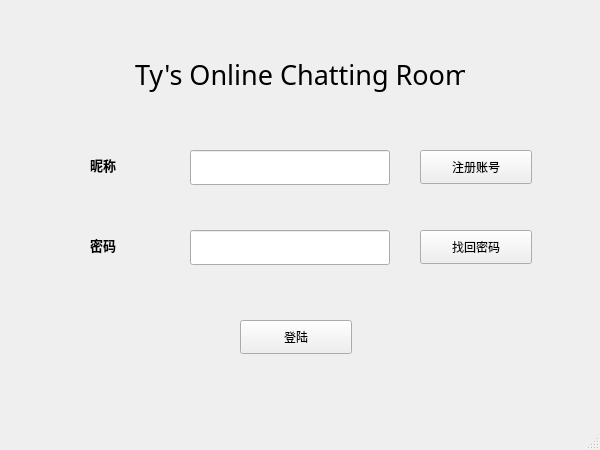
<?xml version="1.0" encoding="UTF-8"?>
<ui version="4.0">
 <class>MainWindow</class>
 <widget class="QMainWindow" name="MainWindow">
  <property name="geometry">
   <rect>
    <x>0</x>
    <y>0</y>
    <width>600</width>
    <height>450</height>
   </rect>
  </property>
  <property name="windowTitle">
   <string>MainWindow</string>
  </property>
  <widget class="QWidget" name="centralwidget">
   <widget class="QLabel" name="label">
    <property name="geometry">
     <rect>
      <x>135</x>
      <y>30</y>
      <width>330</width>
      <height>90</height>
     </rect>
    </property>
    <property name="font">
     <font>
      <family>Helvetica-Condensed-Black-Se</family>
      <pointsize>20</pointsize>
     </font>
    </property>
    <property name="text">
     <string>Ty's Online Chatting Room</string>
    </property>
    <property name="textFormat">
     <enum>Qt::RichText</enum>
    </property>
    <property name="scaledContents">
     <bool>true</bool>
    </property>
   </widget>
   <widget class="QLineEdit" name="username">
    <property name="geometry">
     <rect>
      <x>190</x>
      <y>150</y>
      <width>200</width>
      <height>35</height>
     </rect>
    </property>
   </widget>
   <widget class="QLineEdit" name="password">
    <property name="geometry">
     <rect>
      <x>190</x>
      <y>230</y>
      <width>200</width>
      <height>35</height>
     </rect>
    </property>
   </widget>
   <widget class="QLabel" name="label_2">
    <property name="geometry">
     <rect>
      <x>90</x>
      <y>150</y>
      <width>100</width>
      <height>30</height>
     </rect>
    </property>
    <property name="font">
     <font>
      <family>微软雅黑</family>
      <pointsize>10</pointsize>
      <weight>75</weight>
      <bold>true</bold>
     </font>
    </property>
    <property name="text">
     <string>昵称</string>
    </property>
   </widget>
   <widget class="QLabel" name="label_3">
    <property name="geometry">
     <rect>
      <x>90</x>
      <y>230</y>
      <width>100</width>
      <height>30</height>
     </rect>
    </property>
    <property name="font">
     <font>
      <family>微软雅黑</family>
      <pointsize>10</pointsize>
      <weight>75</weight>
      <bold>true</bold>
     </font>
    </property>
    <property name="contextMenuPolicy">
     <enum>Qt::NoContextMenu</enum>
    </property>
    <property name="layoutDirection">
     <enum>Qt::LeftToRight</enum>
    </property>
    <property name="text">
     <string>密码</string>
    </property>
    <property name="textFormat">
     <enum>Qt::RichText</enum>
    </property>
   </widget>
   <widget class="QPushButton" name="register_2">
    <property name="geometry">
     <rect>
      <x>420</x>
      <y>150</y>
      <width>112</width>
      <height>34</height>
     </rect>
    </property>
    <property name="text">
     <string>注册账号</string>
    </property>
   </widget>
   <widget class="QPushButton" name="find">
    <property name="geometry">
     <rect>
      <x>420</x>
      <y>230</y>
      <width>112</width>
      <height>34</height>
     </rect>
    </property>
    <property name="text">
     <string>找回密码</string>
    </property>
   </widget>
   <widget class="QPushButton" name="login">
    <property name="geometry">
     <rect>
      <x>240</x>
      <y>320</y>
      <width>112</width>
      <height>34</height>
     </rect>
    </property>
    <property name="text">
     <string>登陆</string>
    </property>
   </widget>
  </widget>
  <widget class="QMenuBar" name="menubar">
   <property name="geometry">
    <rect>
     <x>0</x>
     <y>0</y>
     <width>600</width>
     <height>30</height>
    </rect>
   </property>
  </widget>
  <widget class="QStatusBar" name="statusbar"/>
 </widget>
 <resources/>
 <connections/>
</ui>
